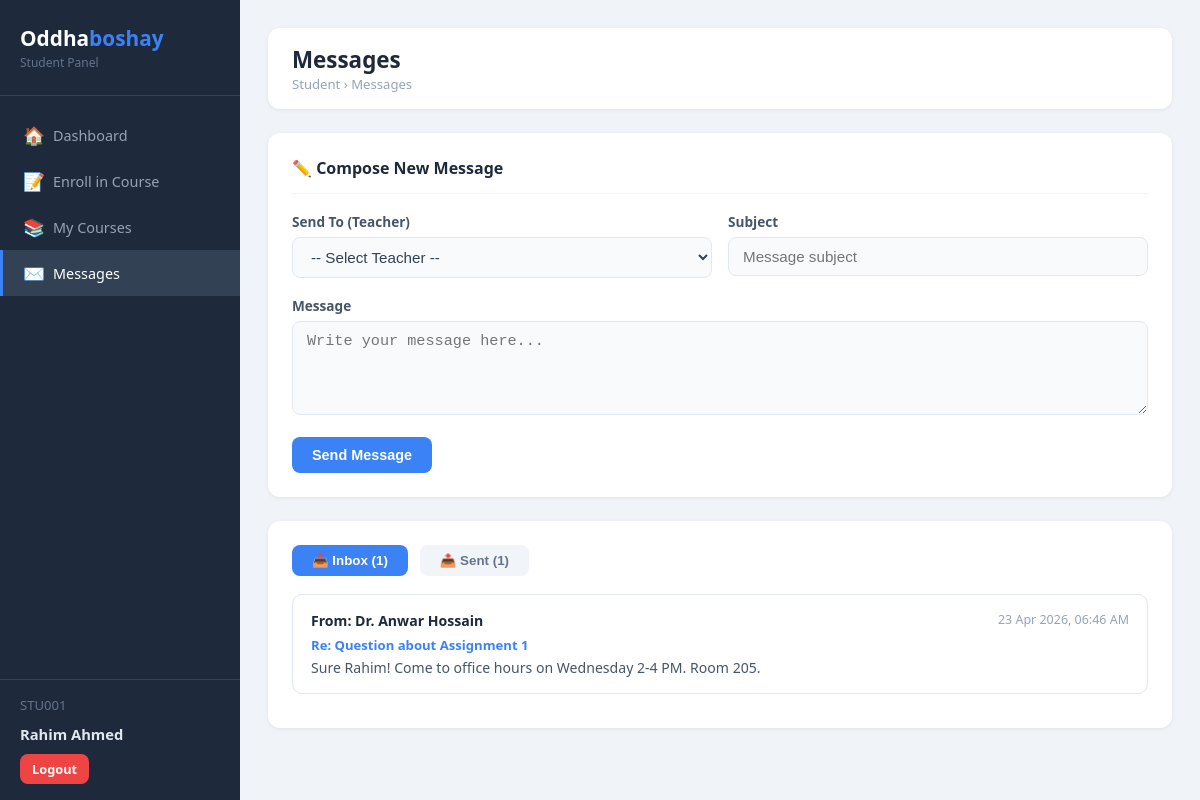
/student/messages.php (signed in), run on the app's committed database.
### tables this page shows
CREATE TABLE IF NOT EXISTS messages (
    id            INT AUTO_INCREMENT PRIMARY KEY,
    sender_type   ENUM('student','teacher') NOT NULL,
    sender_id     INT NOT NULL,
    receiver_type ENUM('student','teacher') NOT NULL,
    receiver_id   INT NOT NULL,
    subject       VARCHAR(200),
    message       TEXT NOT NULL,
    is_read       TINYINT(1) DEFAULT 0,
    created_at    TIMESTAMP DEFAULT CURRENT_TIMESTAMP
);

CREATE TABLE IF NOT EXISTS teachers (
    id          INT AUTO_INCREMENT PRIMARY KEY,
    teacher_id  VARCHAR(20)  NOT NULL UNIQUE,        
    name        VARCHAR(100) NOT NULL,
    email       VARCHAR(100) NOT NULL UNIQUE,
    password    VARCHAR(255) NOT NULL,               
    phone       VARCHAR(20),
    department  VARCHAR(100),
    created_at  TIMESTAMP DEFAULT CURRENT_TIMESTAMP
);

### student/messages.php (the view, shortened to what this page needs)
<?php
require_once '../config/db.php';
$sid = $_SESSION['student_id'];
$conn->query("UPDATE messages SET is_read=1 WHERE receiver_type='student' AND receiver_id=$sid AND is_read=0");
$inbox = $conn->query("
    SELECT m.*, t.name AS sender_name
    FROM   messages m
    JOIN   teachers t ON m.sender_id = t.id
    WHERE  m.receiver_type='student' AND m.receiver_id=$sid
    ORDER  BY m.created_at DESC
");
$sent = $conn->query("
    SELECT m.*, t.name AS receiver_name
    FROM   messages m
    JOIN   teachers t ON m.receiver_id = t.id
    WHERE  m.sender_type='student' AND m.sender_id=$sid
    ORDER  BY m.created_at DESC
");
?>
<!DOCTYPE html>
<html lang="en">
<head>
    <link rel="stylesheet" href="../assets/css/style.css">
</head>
<body>
<div class="layout">
    <aside class="sidebar">
        <div class="sidebar-brand"><h2>Oddha<span>boshay</span></h2><p>Student Panel</p></div>
        <nav class="sidebar-nav">
            <a href="dashboard.php">    <span class="icon">🏠</span> Dashboard</a>
            <a href="enroll.php">       <span class="icon">📝</span> Enroll in Course</a>
            <a href="my_courses.php">   <span class="icon">📚</span> My Courses</a>
            <a href="messages.php" class="active"><span class="icon">✉️</span> Messages</a>
        </nav>
        <div class="sidebar-footer">
            <div class="user-info"><?= htmlspecialchars($_SESSION['student_sid']) ?></div>
            <div class="user-name"><?= htmlspecialchars($_SESSION['student_name']) ?></div>
            <a href="logout.php" class="btn btn-danger btn-sm" style="margin-top:10px;">Logout</a>
        </div>
    </aside>
    <main class="main-content">
        <div class="top-header">
            <div><h1>Messages</h1><div class="breadcrumb">Student &rsaquo; Messages</div></div>
        </div>
        <div class="card">
            <div class="card-header"><h3>✏️ Compose New Message</h3></div>
            <form method="POST">
                <div class="form-row">
                    <div class="form-group">
                        <label>Send To (Teacher)</label>
                        <select name="teacher_id" required>
                            <option value="">-- Select Teacher --</option>
                        </select>
                    </div>
                    <div class="form-group">
                        <label>Subject</label>
                        <input type="text" name="subject" placeholder="Message subject" required>
                    </div>
                </div>
                <div class="form-group">
                    <label>Message</label>
                    <textarea name="message" placeholder="Write your message here..." rows="4" required></textarea>
                </div>
                <button type="submit" name="send_msg" class="btn btn-primary">Send Message</button>
            </form>
        </div>
        <div class="card">
            <div style="margin-bottom:18px;">
                <button class="tab-btn active" onclick="showTab('tab-inbox')">📥 Inbox (<?= $inbox->num_rows ?>)</button>
                <button class="tab-btn" onclick="showTab('tab-sent')">📤 Sent (<?= $sent->num_rows ?>)</button>
            </div>
            <div id="tab-inbox" class="tab-content show">
                <?php if ($inbox->num_rows === 0): ?>
                    <div class="empty-state"><span class="empty-icon">📭</span><p>No messages received.</p></div>
                <?php else: ?>
                    <?php while ($m = $inbox->fetch_assoc()): ?>
                    <div class="message-item">
                        <div class="msg-header">
                            <span class="msg-from">From: <?= htmlspecialchars($m['sender_name']) ?></span>
                            <span class="msg-time"><?= date('d M Y, h:i A', strtotime($m['created_at'])) ?></span>
                        </div>
                        <div class="msg-subject"><?= htmlspecialchars($m['subject']) ?></div>
                        <div class="msg-body"><?= htmlspecialchars($m['message']) ?></div>
                    </div>
                    <?php endwhile; ?>
                <?php endif; ?>
            </div>
        </div>
    </main>
</div>
</body>
</html>

### assets/css/style.css (style rules this page uses)
* { margin: 0; padding: 0; box-sizing: border-box; }
body { font-family: 'Segoe UI', Tahoma, Geneva, Verdana, sans-serif; background: #f0f4f8; color: #334155; font-size: 15px; }
a { text-decoration: none; color: inherit; }
.form-group { margin-bottom: 18px; }
.form-group label { display: block; font-size: 0.85rem; font-weight: 600; color: #475569; margin-bottom: 6px; }
.form-group input, .form-group select, .form-group textarea { width: 100%; padding: 10px 14px; border: 1.5px solid #e2e8f0; border-radius: 8px; font-size: 0.95rem; color: #334155; transition: border-color 0.2s; background: #f8fafc; }
.form-group textarea { resize: vertical; min-height: 90px; }
.btn { display: inline-block; padding: 10px 20px; border: none; border-radius: 8px; font-size: 0.9rem; font-weight: 600; cursor: pointer; transition: opacity 0.2s, transform 0.1s; text-align: center; }
.btn-primary { background: #3b82f6; color: #fff; }
.btn-danger { background: #ef4444; color: #fff; }
.btn-sm { padding: 6px 12px; font-size: 0.8rem; }
.layout { display: flex; min-height: 100vh; }
.sidebar { width: 240px; background: #1e293b; color: #e2e8f0; display: flex; flex-direction: column; flex-shrink: 0; position: fixed; top: 0; left: 0; height: 100vh; overflow-y: auto; z-index: 100; }
.sidebar-brand { padding: 24px 20px; border-bottom: 1px solid #334155; }
.sidebar-brand h2 { font-size: 1.3rem; font-weight: 700; color: #fff; }
.sidebar-brand h2 span { color: #3b82f6; }
.sidebar-brand p { font-size: 0.75rem; color: #64748b; margin-top: 2px; }
.sidebar-nav { padding: 16px 0; flex: 1; }
.sidebar-nav a { display: flex; align-items: center; gap: 10px; padding: 11px 20px; color: #94a3b8; font-size: 0.9rem; font-weight: 500; transition: all 0.15s; border-left: 3px solid transparent; }
.sidebar-nav a.active { color: #fff; background: #334155; border-left-color: #3b82f6; }
.sidebar-nav .icon { font-size: 1.1rem; width: 20px; text-align: center; }
.sidebar-footer { padding: 16px 20px; border-top: 1px solid #334155; }
.sidebar-footer .user-info { font-size: 0.82rem; color: #64748b; margin-bottom: 10px; }
.sidebar-footer .user-name { font-size: 0.92rem; color: #e2e8f0; font-weight: 600; }
.main-content { flex: 1; margin-left: 240px; padding: 28px; min-height: 100vh; background: #f0f4f8; }
.top-header { background: #fff; border-radius: 12px; padding: 16px 24px; display: flex; align-items: center; justify-content: space-between; margin-bottom: 24px; box-shadow: 0 1px 4px rgba(0,0,0,0.07); }
.top-header h1 { font-size: 1.4rem; font-weight: 700; color: #1e293b; }
.top-header .breadcrumb { font-size: 0.82rem; color: #94a3b8; }
.card { background: #fff; border-radius: 12px; padding: 24px; box-shadow: 0 1px 4px rgba(0,0,0,0.07); margin-bottom: 24px; }
.card-header { display: flex; align-items: center; justify-content: space-between; margin-bottom: 18px; padding-bottom: 14px; border-bottom: 1px solid #f1f5f9; }
.card-header h3 { font-size: 1rem; font-weight: 700; color: #1e293b; }
.message-item { border: 1.5px solid #e2e8f0; border-radius: 10px; padding: 16px 18px; margin-bottom: 10px; background: #fff; }
.message-item .msg-header { display: flex; justify-content: space-between; margin-bottom: 6px; }
.message-item .msg-from { font-weight: 600; color: #1e293b; font-size: 0.88rem; }
.message-item .msg-time { font-size: 0.78rem; color: #94a3b8; }
.message-item .msg-subject { font-size: 0.82rem; font-weight: 600; color: #3b82f6; margin-bottom: 4px; }
.message-item .msg-body { font-size: 0.88rem; color: #475569; }
.form-row { display: grid; grid-template-columns: 1fr 1fr; gap: 16px; }

### student/messages.php (style rules this page uses)
.tab-btn { padding:8px 20px; border:none; background:#f1f5f9; border-radius:8px; cursor:pointer; font-weight:600; color:#64748b; margin-right:8px; }
.tab-btn.active { background:#3b82f6; color:#fff; }
.tab-content { display:none; }
.tab-content.show { display:block; }

### data on the page
messages: teachers.name "Dr. Anwar Hossain", created_at "23 Apr 2026, 06:46 AM", subject "Re: Question about Assignment 1", message "Sure Rahim! Come to office hours on Wednesday 2-4 PM. Room 205."

### other printed values
$_SESSION['student_sid'] "STU001"
$_SESSION['student_name'] "Rahim Ahmed"
$inbox->num_rows "1"
$sent->num_rows "1"
